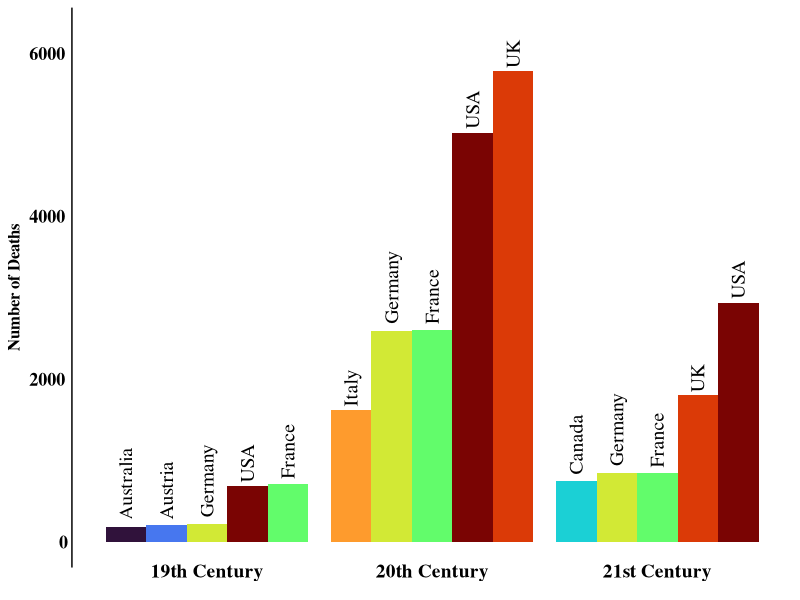
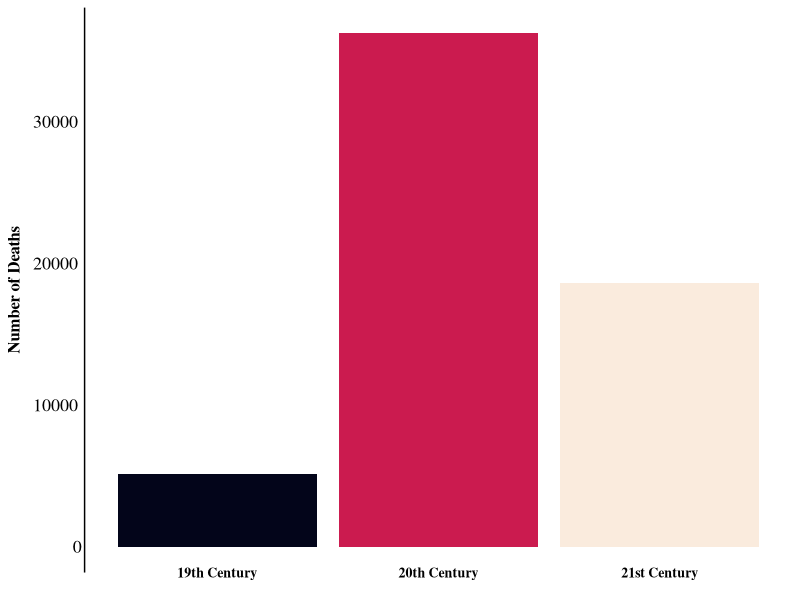

Reproduce these figures in R, in order.
### Script Plotting the Top 5 Countries Bar Plot and Total Death Count Bar Plot ###
#Imports
library(tidyverse)
library(tidytext)

# ----------------
#  FIRST BARPLOT
# ----------------

#Load in data
data <- read_csv('Results/CSV/deathcount.csv')
pivoted_df <- pivot_wider(data, names_from = century, values_from = deathcount)

#Selecting for the top 5 deathcount countries per century
df19 <- select(pivoted_df, region, `19`) |> arrange(desc(`19`)) |> slice_head(n = 5)
df20 <- select(pivoted_df, region, `20`) |> arrange(desc(`20`)) |> slice_head(n = 5)
df21 <- select(pivoted_df, region, `21`) |> arrange(desc(`21`)) |> slice_head(n = 5)
#Binding the dfs back into a single table. century as numerical value for possible reordering
df19 <- rename(df19, deathcount = `19`) |> mutate(century = 19)
df20 <- rename(df20, deathcount = `20`) |> mutate(century = 20)
df21 <- rename(df21, deathcount = `21`) |> mutate(century = 21)
deathcount_df <- bind_rows(df19, df20, df21)

#Reordering regions within each century by deathcount
deathcount_df <- deathcount_df %>%
  mutate(region_reordered = reorder_within(region, deathcount, century))
#Changing numerical values back to factors so that scale_x_discrete works later on
deathcount_df$century <- factor(deathcount_df$century) #works for mysterious reasons

#Plotting top_5_century barplot
barplot_top5 <- ggplot(data = deathcount_df) +
    #X-scale is century, Y-scale is deathcount
    #Give each region an individual color, but order based on region_reordered variable
    aes(x = century, y = deathcount, fill = region, group = region_reordered) +
    #Remove all scale labels and legends except the Y-scale
    labs(x = NULL, y = 'Number of Deaths', fill = NULL) +
    #Expand limits so all geom_texts are clearly visible and legible
    expand_limits(y=0:6250) +
    
    #Plot the columns representing numerical death counts side by side per century  
    geom_col(stat = 'identity', position = 'dodge') +
    #Attach text to each col at an appropriate and aesthetically pleasing location
    geom_text(aes(label = region), position = position_dodge(width = 0.9),
      angle = 90, vjust = 0.5, hjust = -0.1, size = 5, family = 'serif') +
  
    #Color scheme that is beautiful but not misinterpretable as a gradient
    scale_fill_viridis_d(option = 'turbo') +
    #Replacing numerical centuries by informative labels
    scale_x_discrete(labels = c('19th Century', '20th Century', '21st Century')) +
    
    #Customizing our theme until we are happy
    theme_minimal() +  
    theme(legend.position = 'none',
      text = element_text(family = 'serif'),
      axis.text.y = element_text(face = 'bold', color = 'black', size = 13, hjust = 1.1),
      axis.line.y.left = element_line(color = 'black', linewidth = 0.5, linetype = 'solid'),
      axis.text.x = element_text(face = 'bold', color = 'black', size = 14, vjust = 3),
      axis.title.y = element_text(face = 'bold', color = 'black', size = 12, margin = margin(r = 2)),
      panel.grid.major = element_blank(),
      panel.grid.minor = element_blank())
#Save result as pdf
ggsave('Results/Figures/top_5_century.pdf', plot = barplot_top5, width = 17, height = 10, units = 'cm')

# ----------------
#  SECOND BARPLOT
# ----------------

#Overwrite data with new totals.csv
data <- read_csv('Results/CSV/totals.csv')
refined_df <- select(data, -countries_recorded)

#Plotting totals_century barplot
barplot_totals <- ggplot(data = refined_df) +
    #X-scale is century, Y-scale is total deathcount, adding color to columns for flavor using 'fill'
    aes(x = century, y = total_deathcount, fill = century) +
    #Remove all scale labels and legends except the Y-scale
    labs(x = NULL, y = 'Number of Deaths', fill = NULL) +
    
    #Plot the columns representing numerical death counts per century
    geom_col(stat = 'identity', width = 0.9) +
  
    #Color scheme that is beautiful
    scale_fill_viridis_d(option = 'rocket') +
    #Replacing numerical centuries by informative labels
    scale_x_discrete(labels = c('19th Century', '20th Century', '21st Century')) +
    
    #Customizing our theme until we are happy
    theme_minimal() +  
    theme(legend.position = 'none',
      text = element_text(family = 'serif'),
      axis.text.y = element_text(color = 'black', size = 13, hjust = 1.1),
      axis.line.y.left = element_line(color = 'black', linewidth = 0.5, linetype = 'solid'),
      axis.text.x = element_text(face = 'bold', color = 'black', size = 10, vjust = 5),
      axis.title.y = element_text(face = 'bold', color = 'black', size = 12, margin = margin(r = 4)),
      panel.grid.major = element_blank(),
      panel.grid.minor = element_blank())
#Save the result as a pdf 
ggsave('Results/Figures/totals_century.pdf', plot = barplot_totals, width = 10, height = 12, units = 'cm')
